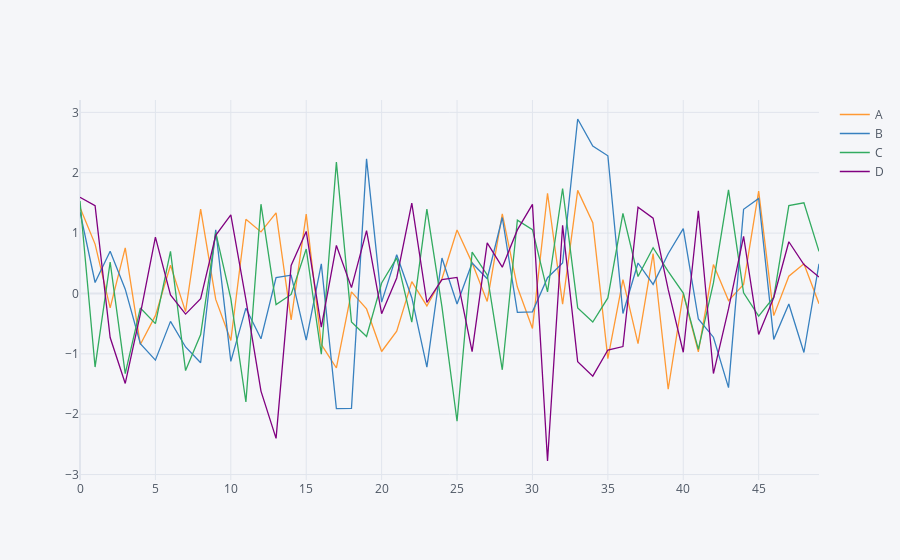

This figure's notebook cell:
### Code cell
arr_1 = np.random.randn(50,4)
df_1 = pd.DataFrame(arr_1, columns=['A', 'B', 'C', 'D'])
print(df_1.head())
df_1.plot()
df_1.iplot()
